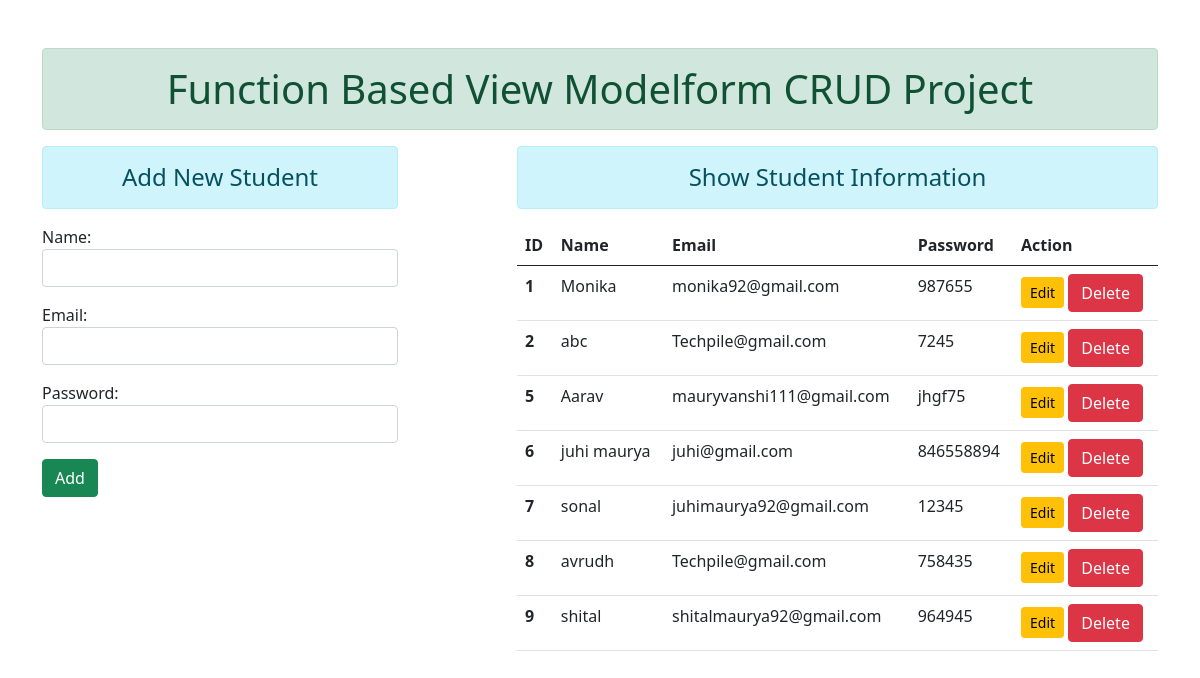
Before: / with the older database file.
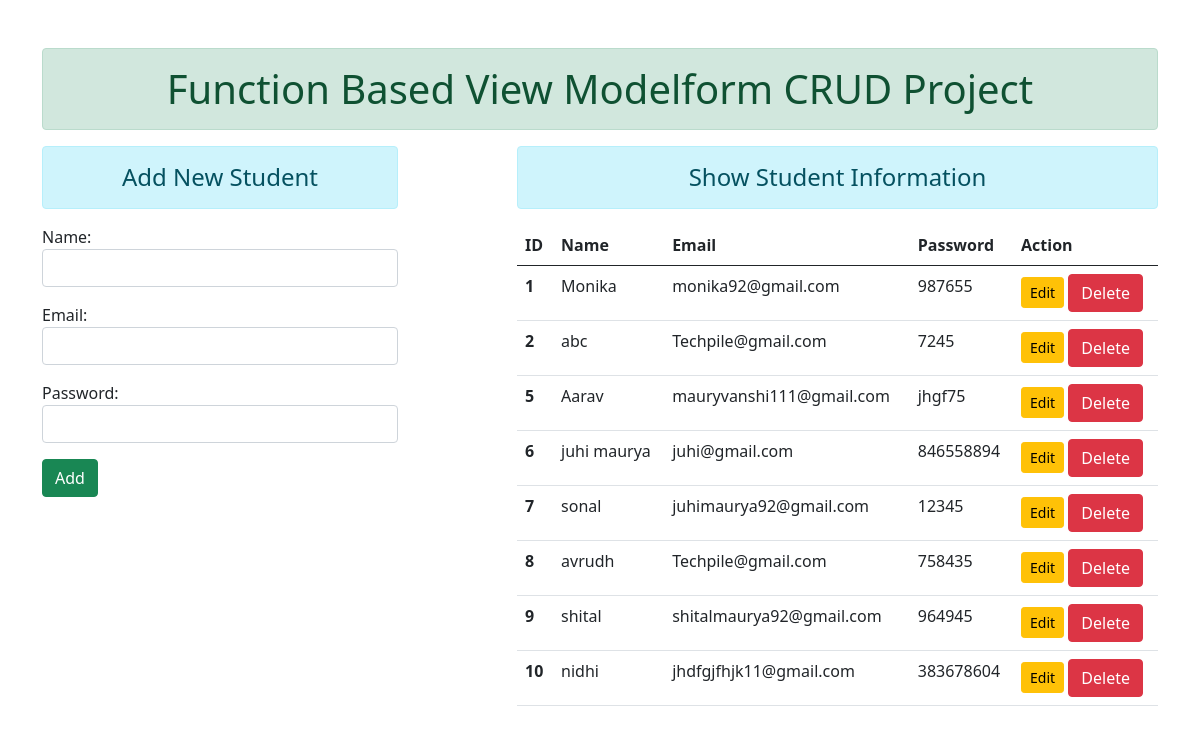
After: the same page with the newer database file.
### enroll/models.py (models this page shows)
class User(models.Model):
    name=models.CharField(max_length=70)
    email=models.EmailField(max_length=100)
    password=models.CharField(max_length=100)

### enroll/views.py (the view)
# urls.py: path('', views.add_show,name="addandshow"),
def add_show(request):
 if request.method=='POST':
    fm=StudentRegistration(request.POST)
    if fm.is_valid():
       nm=fm.cleaned_data['name']
       em=fm.cleaned_data['email']
       pw=fm.cleaned_data['password']
       reg=User(name=nm, email=em,password=pw)
       reg.save()
       fm=StudentRegistration()
 else:
    fm=StudentRegistration()
 stud=User.objects.all()
 return render(request,'enroll/addandshow.html',{'form':fm,'stu':stud})

### enroll/forms.py
class StudentRegistration(forms.ModelForm):
 class Meta:
  model = User
  fields = ['name','email','password']
  widgets={
      'name':forms.TextInput(attrs={'class':'form-control'}),
      'email':forms.EmailInput(attrs={'class':'form-control'}),
      'password':forms.PasswordInput(render_value=True, attrs={'class':'form-control'}),   #password ko show krne ke liye (render_value=True,) ka use krte hai.
  }

### enroll/templates/enroll/addandshow.html (shortened to what this page needs)
{% extends 'enroll/base.html' %}
{% block content %}
<div class="row">
    <div class="col-sm-4">
        <h4 class="text-center alert alert-info"> Add New Student</h4>
        <form action="" method="POST">
          {{form.as_p}}
          <input type="submit" class="btn btn-success" value="Add">
        </form>
    </div>
<div class="col-sm-7 offset-1">
  <h4 class="text-center alert alert-info">Show Student Information</h4>
  {% if stu %}
    <table class="table">
      <thead>
        <tr>
          <th scope="col">ID</th>
          <th scope="col">Name</th>
          <th scope="col">Email</th>
          <th scope="col">Password</th>
          <th scope="col">Action</th>
        </tr>
      </thead>
      <tbody>
        {% for st in stu %}
        <tr>
          <th scope="row">{{st.id}}</th>
          <td>{{st.name}}</td>
          <td>{{st.email}}</td>
          <td>{{st.password}}</td>
          <td>
            <a href="{% url 'updatedata' st.id %}" class="btn btn-warning btn-sm">Edit</a>
            <form action="{% url 'deletedata' st.id %}" method="post" class="d-inline">{% csrf_token %}
              <input type="submit" class="btn btn-danger" value="Delete">
            </form>
          </td>
        </tr>
        {% endfor %}
      </tbody>
    </table>
  {% else %}
  <h4 class="text-center alert alert-warning">no racorde</h4>
  {% endif %}
</div>
</div>
{% endblock content %}

### enroll/templates/enroll/base.html (shortened to what this page needs)
<!DOCTYPE html>
{% load static %}
<html Lang="en">
    <head>
        <link rel="stylesheet" href="{% static 'enroll/css/bootstrap.css' %}">
    </head>
    <body>
        <div class="container mt-5">
        <h1 class="text-center alert alert-success">Function Based View Modelform CRUD Project</h1>
        {% block content %} {% endblock content %}
        </div>
    </body>
</html>

Changed rows visible on the page:
added User: id "10", name "nidhi", email "jhdfgjfhjk11@gmail.com", password "383678604"
